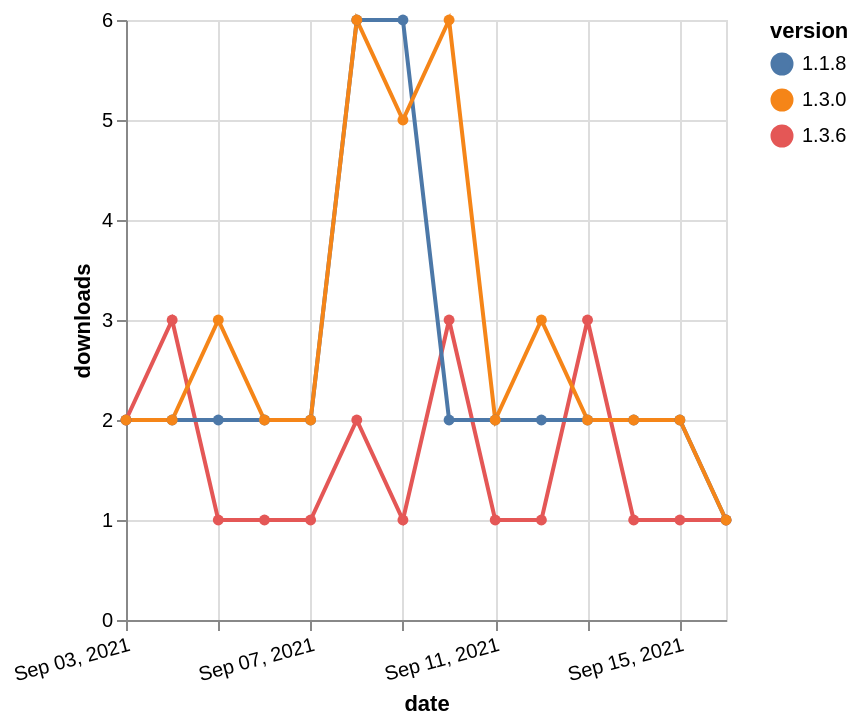

Source (Vega-Lite JSON):
### Vega-Lite specification from a JSON file in a GitHub repository (floating-point values rounded to 4 significant figures)
{"$schema": "https://vega.github.io/schema/vega-lite/v5.json", "description": "A simple bar chart with embedded data.", "data": {"values": [{"date": "2021-09-03", "total": 266, "delta": 2, "version": "1.3.6"}, {"date": "2021-09-04", "total": 269, "delta": 3, "version": "1.3.6"}, {"date": "2021-09-05", "total": 270, "delta": 1, "version": "1.3.6"}, {"date": "2021-09-06", "total": 271, "delta": 1, "version": "1.3.6"}, {"date": "2021-09-07", "total": 272, "delta": 1, "version": "1.3.6"}, {"date": "2021-09-08", "total": 274, "delta": 2, "version": "1.3.6"}, {"date": "2021-09-09", "total": 275, "delta": 1, "version": "1.3.6"}, {"date": "2021-09-10", "total": 278, "delta": 3, "version": "1.3.6"}, {"date": "2021-09-11", "total": 279, "delta": 1, "version": "1.3.6"}, {"date": "2021-09-12", "total": 280, "delta": 1, "version": "1.3.6"}, {"date": "2021-09-13", "total": 283, "delta": 3, "version": "1.3.6"}, {"date": "2021-09-14", "total": 284, "delta": 1, "version": "1.3.6"}, {"date": "2021-09-15", "total": 285, "delta": 1, "version": "1.3.6"}, {"date": "2021-09-16", "total": 286, "delta": 1, "version": "1.3.6"}, {"date": "2021-09-03", "total": 4039, "delta": 2, "version": "1.1.8"}, {"date": "2021-09-04", "total": 4041, "delta": 2, "version": "1.1.8"}, {"date": "2021-09-05", "total": 4043, "delta": 2, "version": "1.1.8"}, {"date": "2021-09-06", "total": 4045, "delta": 2, "version": "1.1.8"}, {"date": "2021-09-07", "total": 4047, "delta": 2, "version": "1.1.8"}, {"date": "2021-09-08", "total": 4053, "delta": 6, "version": "1.1.8"}, {"date": "2021-09-09", "total": 4059, "delta": 6, "version": "1.1.8"}, {"date": "2021-09-10", "total": 4061, "delta": 2, "version": "1.1.8"}, {"date": "2021-09-11", "total": 4063, "delta": 2, "version": "1.1.8"}, {"date": "2021-09-12", "total": 4065, "delta": 2, "version": "1.1.8"}, {"date": "2021-09-13", "total": 4067, "delta": 2, "version": "1.1.8"}, {"date": "2021-09-14", "total": 4069, "delta": 2, "version": "1.1.8"}, {"date": "2021-09-15", "total": 4071, "delta": 2, "version": "1.1.8"}, {"date": "2021-09-16", "total": 4072, "delta": 1, "version": "1.1.8"}, {"date": "2021-09-03", "total": 3360, "delta": 2, "version": "1.3.0"}, {"date": "2021-09-04", "total": 3362, "delta": 2, "version": "1.3.0"}, {"date": "2021-09-05", "total": 3365, "delta": 3, "version": "1.3.0"}, {"date": "2021-09-06", "total": 3367, "delta": 2, "version": "1.3.0"}, {"date": "2021-09-07", "total": 3369, "delta": 2, "version": "1.3.0"}, {"date": "2021-09-08", "total": 3375, "delta": 6, "version": "1.3.0"}, {"date": "2021-09-09", "total": 3380, "delta": 5, "version": "1.3.0"}, {"date": "2021-09-10", "total": 3386, "delta": 6, "version": "1.3.0"}, {"date": "2021-09-11", "total": 3388, "delta": 2, "version": "1.3.0"}, {"date": "2021-09-12", "total": 3391, "delta": 3, "version": "1.3.0"}, {"date": "2021-09-13", "total": 3393, "delta": 2, "version": "1.3.0"}, {"date": "2021-09-14", "total": 3395, "delta": 2, "version": "1.3.0"}, {"date": "2021-09-15", "total": 3397, "delta": 2, "version": "1.3.0"}, {"date": "2021-09-16", "total": 3398, "delta": 1, "version": "1.3.0"}]}, "width": "container", "mark": {"type": "line", "point": {"filled": true}}, "encoding": {"x": {"field": "date", "type": "temporal", "timeUnit": "yearmonthdate", "title": "date", "axis": {"labelAngle": -15}}, "y": {"field": "delta", "type": "quantitative", "title": "downloads"}, "color": {"field": "version", "type": "nominal"}, "tooltip": {"field": "delta"}}}
